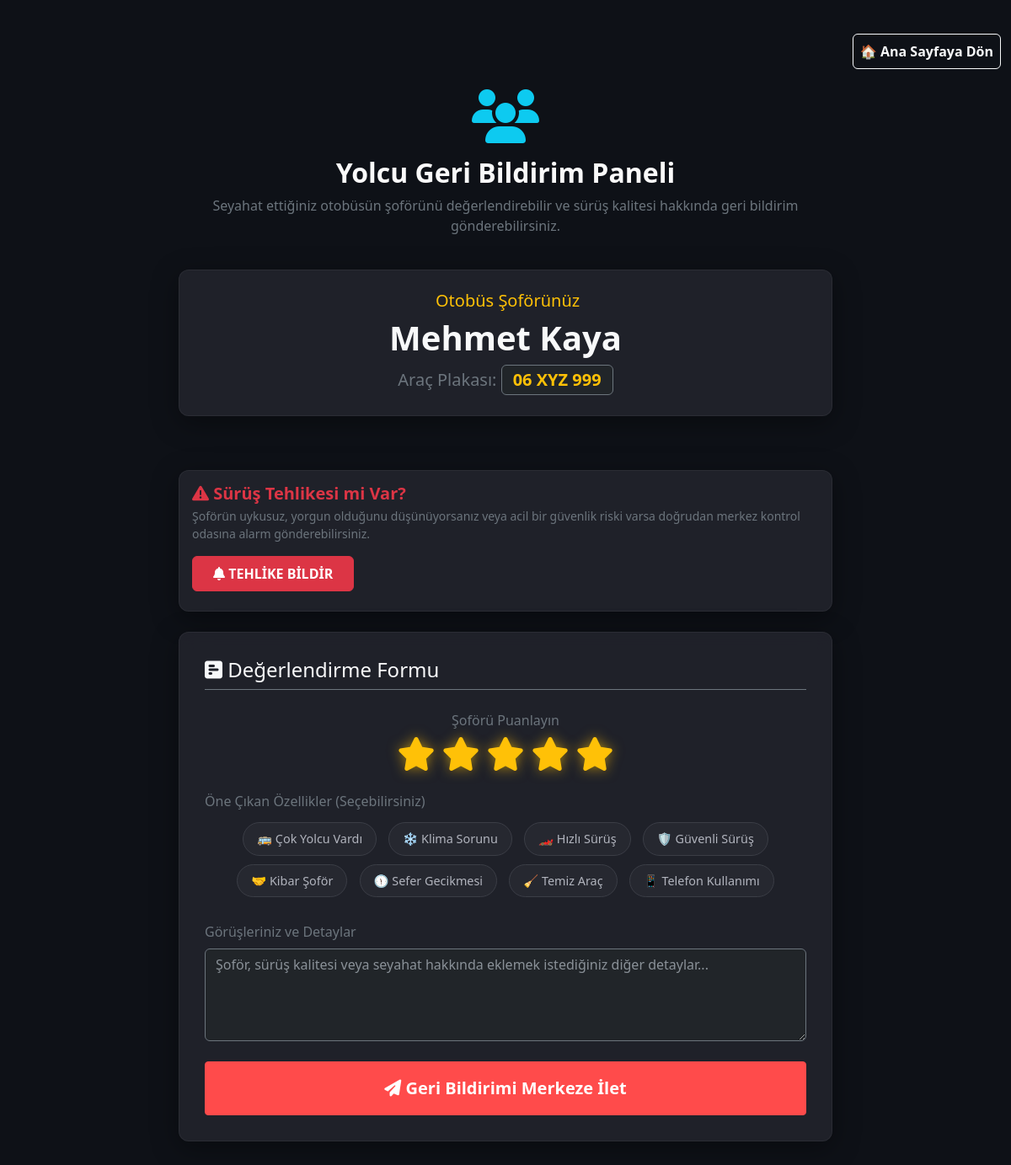
Page /yolcu/2 on the committed database.
### app/models.py (models this page shows, shortened)
class Sofor(UserMixin, db.Model):
    __tablename__ = 'soforler'
    id: Mapped[int] = mapped_column(primary_key=True, autoincrement=True)
    ad: Mapped[str] = mapped_column(String(100), nullable=False)
    soyad: Mapped[str] = mapped_column(String(100), nullable=False)
    kullanici_adi: Mapped[str] = mapped_column(String(100), nullable=False, unique=True)
    arac_plaka: Mapped[str] = mapped_column(String(50), nullable=False, unique=True)
    sifre_hash: Mapped[str] = mapped_column(String(255), nullable=False)
    sifre_plain: Mapped[Optional[str]] = mapped_column(String(255))
    alarmlar: Mapped[List["Alarm"]] = relationship(back_populates="sofor")
    ses_loglari: Mapped[List["SesLog"]] = relationship(back_populates="sofor")
    vardiya_kayitlari: Mapped[List["VardiyaSesKaydi"]] = relationship(back_populates="sofor")
    yorumlar: Mapped[List["YolcuYorum"]] = relationship(back_populates="sofor")
    konum: Mapped[Optional["AracKonum"]] = relationship(back_populates="sofor", uselist=False)

### app/main/routes.py (the view, shortened to what this page needs)
@bp.route('/yolcu/<int:sofor_id>', methods=['GET', 'POST'])
def yolcu_panel(sofor_id):
    sofor = db.session.get(Sofor, sofor_id)
    if not sofor:
        return redirect(url_for('auth.login'))
    return render_template('yolcu.html', title='Yolcu Paneli', sofor=sofor)

### app/templates/yolcu.html (shortened to what this page needs)
{% extends "base.html" %}
{% block content %}
<div class="row mb-4 mt-3">
    <div class="col-12 text-end">
        <a href="{{ url_for('auth.login') }}" class="btn btn-outline-light p-2 fw-bold">
            🏠 Ana Sayfaya Dön
        </a>
    </div>
</div>
<div class="row justify-content-center">
    <div class="col-md-8 text-center mb-4">
        <i class="fa-solid fa-users fa-4x text-info mb-3"></i>
        <h2 class="fw-bold">Yolcu Geri Bildirim Paneli</h2>
        <p class="text-secondary">Seyahat ettiğiniz otobüsün şoförünü değerlendirebilir ve sürüş kalitesi hakkında geri bildirim gönderebilirsiniz.</p>
    </div>
</div>
<div class="row justify-content-center">
    <div class="col-md-8 mb-4">
        <div class="streamlit-container mt-0 text-center premium-card py-4">
            <h5 class="text-warning mb-2"> Otobüs Şoförünüz</h5>
            <div class="display-6 fw-bold text-light mb-2">{{ sofor.ad }} {{ sofor.soyad }}</div>
            <p class="text-secondary fs-5 mb-0">Araç Plakası: <span class="badge bg-dark border border-secondary fs-5 text-warning">{{ sofor.arac_plaka }}</span></p>
        </div>
    </div>
</div>
<div class="row justify-content-center">
    <div class="col-md-8 mb-4">
        <div class="emergency-box premium-card">
            <div class="d-flex align-items-center justify-content-between flex-wrap gap-3">
                <div>
                    <h5 class="text-danger fw-bold mb-1"><i class="fa-solid fa-triangle-exclamation"></i> Sürüş Tehlikesi mi Var?</h5>
                    <p class="text-secondary small mb-0">Şoförün uykusuz, yorgun olduğunu düşünüyorsanız veya acil bir güvenlik riski varsa doğrudan merkez kontrol odasına alarm gönderebilirsiniz.</p>
                </div>
                <div>
                    <button id="btnYolcuAcil" class="btn btn-danger fw-bold px-4 py-2"><i class="fa-solid fa-bell"></i> TEHLİKE BİLDİR</button>
                </div>
            </div>
        </div>
    </div>
</div>
<div class="row justify-content-center">
    <div class="col-md-8 mb-5">
        <div class="streamlit-container mt-0 premium-card">
            <h4 class="text-light mb-4 border-bottom border-secondary pb-2"><i class="fa-solid fa-square-poll-horizontal"></i> Değerlendirme Formu</h4>
            <form id="feedbackForm" action="" method="post">
                <div class="mb-4 text-center">
                    <label class="form-label d-block text-secondary mb-2">Şoförü Puanlayın</label>
                    <div class="d-flex justify-content-center gap-2">
                        <i class="fa-solid fa-star star-rating active" data-value="1"></i>
                        <i class="fa-solid fa-star star-rating active" data-value="2"></i>
                        <i class="fa-solid fa-star star-rating active" data-value="3"></i>
                        <i class="fa-solid fa-star star-rating active" data-value="4"></i>
                        <i class="fa-solid fa-star star-rating active" data-value="5"></i>
                    </div>
                </div>
                <div class="mb-4">
                    <label class="form-label d-block text-secondary mb-2">Öne Çıkan Özellikler (Seçebilirsiniz)</label>
                    <div class="text-center">
                        <span class="tag-btn" data-tag="Çok Yolcu Vardı">🚌 Çok Yolcu Vardı</span>
                        <span class="tag-btn" data-tag="Klima Sorunu">❄️ Klima Sorunu</span>
                        <span class="tag-btn" data-tag="Hızlı / Tehlikeli Sürüş">🏎️ Hızlı Sürüş</span>
                        <span class="tag-btn" data-tag="Güvenli Sürüş">🛡️ Güvenli Sürüş</span>
                        <span class="tag-btn" data-tag="Kibar Şoför">🤝 Kibar Şoför</span>
                        <span class="tag-btn" data-tag="Sefer Gecikmesi">🕦 Sefer Gecikmesi</span>
                        <span class="tag-btn" data-tag="Temiz Araç">🧹 Temiz Araç</span>
                        <span class="tag-btn" data-tag="Telefon Kullanımı">📱 Telefon Kullanımı</span>
                    </div>
                </div>
                <div class="mb-4">
                    <label for="serbest_yorum" class="form-label text-secondary">Görüşleriniz ve Detaylar</label>
                    <textarea class="form-control bg-dark text-light border-secondary" id="serbest_yorum" name="serbest_yorum" rows="4" placeholder="Şoför, sürüş kalitesi veya seyahat hakkında eklemek istediğiniz diğer detaylar..."></textarea>
                </div>
                <div class="stButton mt-4">
                    <button type="submit" class="btn btn-lg py-3"><i class="fa-solid fa-paper-plane"></i> Geri Bildirimi Merkeze İlet</button>
                </div>
            </form>
        </div>
    </div>
</div>
{% endblock %}

### app/templates/base.html (style rules this page uses)
body { background-color: #0e1117; color: #fafafa; font-family: 'Segoe UI', Tahoma, Geneva, Verdana, sans-serif; }
.streamlit-container { max-width: 900px; margin: 40px auto; padding: 30px; background-color: #262730; border-radius: 10px; box-shadow: 0 4px 6px rgba(0,0,0,0.3); }
.stButton>button { width: 100%; border-radius: 4px; border: 1px solid #ff4b4b; background-color: #ff4b4b; color: white; font-weight: bold; padding: 0.5rem 1rem; transition: all 0.3s; }

### app/templates/yolcu.html (style rules this page uses)
.star-rating { font-size: 2.5rem; color: #3b3e46; cursor: pointer; transition: color 0.2s, transform 0.2s; }
.star-rating.active { color: #ffc107; text-shadow: 0 0 15px rgba(255, 193, 7, 0.6); }
.tag-btn { border: 1px solid #3b3e46; background: rgba(255, 255, 255, 0.03); color: #b2b5be; padding: 8px 16px; border-radius: 20px; cursor: pointer; transition: all 0.3s; margin: 5px; display: inline-block; font-size: 0.9rem; }
.emergency-box { background: rgba(220, 53, 69, 0.1); border: 1px solid rgba(220, 53, 69, 0.3); border-radius: 8px; padding: 15px; }
.premium-card { background: rgba(38, 39, 48, 0.75); backdrop-filter: blur(10px); border: 1px solid rgba(255, 255, 255, 0.05); border-radius: 12px; box-shadow: 0 8px 32px rgba(0, 0, 0, 0.37); }

### rows in the picture
Sofor: ad "Mehmet", soyad "Kaya", arac_plaka "06 XYZ 999"
